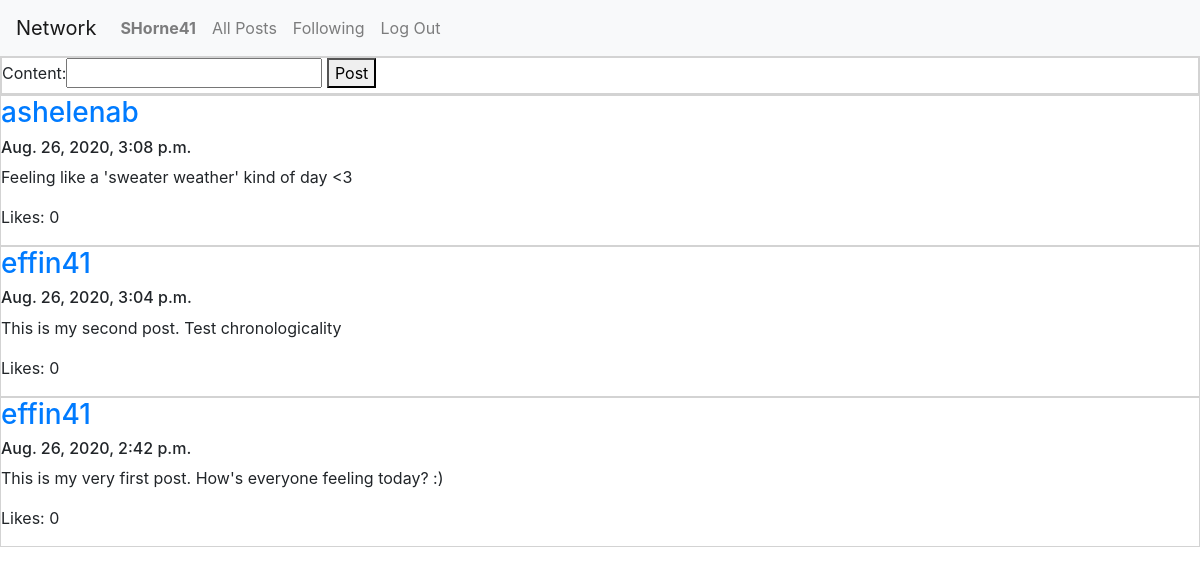
Screenshot of / (signed in) with the database file from the repository.
### network/models.py (models this page shows)
class User(AbstractUser):
    numFollowers = models.IntegerField(default = 0)
    numFollowing = models.IntegerField(default = 0)

class Post(models.Model):
    owner = models.ForeignKey(User, on_delete=models.CASCADE)
    content = models.CharField(max_length = 280)
    likes = models.IntegerField(default = 0)
    timestamp = models.DateTimeField()

### network/views.py (the view)
# urls.py: path("", views.index, name="index"),
def index(request):
    now = datetime.datetime.now()
    newPostForm = PostForm(initial = {'owner': request.user, 'likes': 0, 'timestamp': now})
    posts = Post.objects.all()
    posts = posts.order_by("-timestamp").all()
    context = {'form': newPostForm, 'posts': posts}
    return render(request, "network/index.html", context)

### network/forms.py
class PostForm(forms.ModelForm):
    class Meta:
        model = Post
        fields = ['owner', 'content', 'likes', 'timestamp']
        widgets = {
            'owner': forms.HiddenInput(),
            'likes': forms.HiddenInput(),
            'timestamp': forms.HiddenInput()
        }

### network/templates/network/index.html (shortened to what this page needs)
{% extends "network/layout.html" %}
{% block body %}
{% if user.is_authenticated %}
<div id="newPost" style="border: 2px solid lightgray;">
    <form id="createPost" action="{% url 'create' %}" method="POST">
        {{ form }}
        <button type = "submit">Post</button>
    </form>
</div>
{% endif %}
<div id="post-view">
    {% for post in posts %}
        <div style="border: 1px solid lightgray;">
            <a href="{% url 'profile' post.owner %}"><h3>{{post.owner}}</h3></a>
            <h6>{{post.timestamp}}</h6>
            <p>{{post.content}}</p>
            <p>Likes: {{post.likes}}</p>
        </div>
    {% endfor %}
</div>
{% endblock %}

### network/templates/network/layout.html (shortened to what this page needs)
{% load static %}
<!DOCTYPE html>
<html lang="en">
    <head>
        <link rel="stylesheet" href="https://stackpath.bootstrapcdn.com/bootstrap/4.4.1/css/bootstrap.min.css">
        <link href="{% static 'network/styles.css' %}" rel="stylesheet">
    </head>
    <body>
        <nav class="navbar navbar-expand-lg navbar-light bg-light">
            <a class="navbar-brand" href="#">Network</a>
            <div>
              <ul class="navbar-nav mr-auto">
                {% if user.is_authenticated %}
                    <li class="nav-item">
                        <a class="nav-link" href="{% url 'profile' user.username %}"><strong>{{ user.username }}</strong></a>
                    </li>
                {% endif %}
                <li class="nav-item">
                  <a class="nav-link" href="{% url 'index' %}">All Posts</a>
                </li>
                {% if user.is_authenticated %}
                    <li class="nav-item">
                        <a class="nav-link" href="#">Following</a>
                    </li>
                    <li class="nav-item">
                        <a class="nav-link" href="{% url 'logout' %}">Log Out</a>
                    </li>
                {% endif %}
              </ul>
            </div>
          </nav>
        <div class="body">
            {% block body %}
            {% endblock %}
        </div>
    </body>
</html>

### rows the page displays
User: username "SHorne41"
Post: owner "ashelenab", timestamp "Aug. 26, 2020, 3:08 p.m.", content "Feeling like a 'sweater weather' kind of day <3", likes "0"
Post: owner "effin41", timestamp "Aug. 26, 2020, 3:04 p.m.", content "This is my second post. Test chronologicality", likes "0"
Post: owner "effin41", timestamp "Aug. 26, 2020, 2:42 p.m.", content "This is my very first post. How's everyone feeling today? :)", likes "0"
